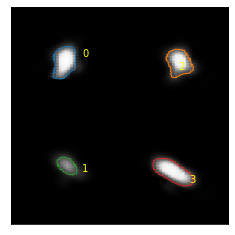

The Python source for this figure:
# -*- coding: utf-8 -*-
"""
Created on Sun Jan 29 21:36:35 2023

@author: mrsag
"""
'''
THIS CODE FINDS SHAPES ON AN IMAGE DEPENDING ON THE BACKGROUND CONTRAST RATIO TO AND DRAWS
CONTOURS OVER THE SHAPE 
'''

import numpy as np
import matplotlib.pyplot as plt
from skimage import io,measure,color
from skimage.transform import resize


# Construct some test data
image_path="D:\\Codes\\image processing\\BeFunky-collage.jpg"    
image=io.imread(image_path)          #opening the image
#r=color.rgba2rgb(r)                 # converting 4 colour to 3 colour
image=color.rgb2gray(image)          # converting 3 colour image to greyscale
image=resize(image,(500,500))

#image=image[10:(image.shape[0]-10),10:(image.shape[1]-10)]  # when the image has unnecessary margins
# Find contours at a constant value of 0.8
contours = measure.find_contours(image, 0.2)    # finding contours at proper contrast value
print(np.array(contours).shape)

# Display the image and plot all contours found


fig, ax = plt.subplots()    
ax.imshow(image, cmap=plt.cm.gray)

for i in range(np.array(contours).shape[0]):
    ax.plot(contours[i][:,1],contours[i][:,0],linewidth=1)
    plt.text(contours[i][0][0],contours[i][0][1],'%d'%i,color='yellow')
    
ax.axis('image')
ax.set_xticks([])
ax.set_yticks([])
plt.show()

#print(image.shape)
